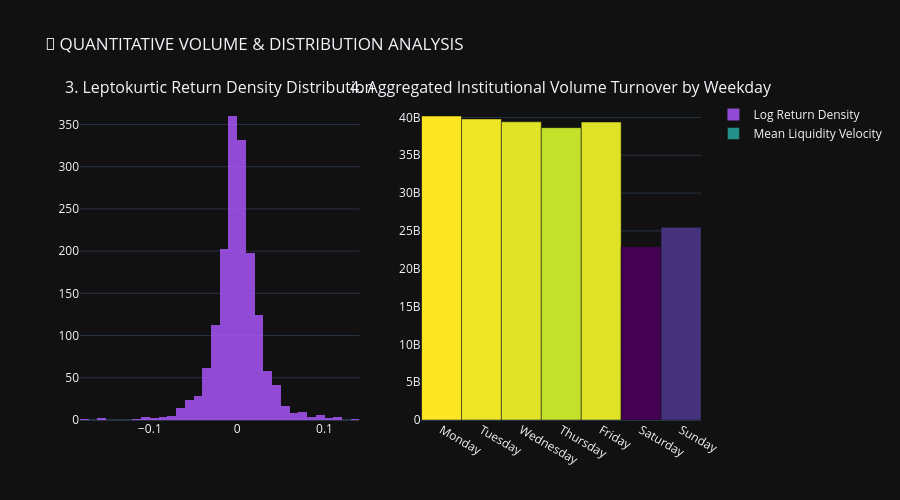

The code cell stored with this chart in its notebook:
### Markdown cell above
### **📊 Statistical Frequency Matrices**
#### **Statistical Frequency Matrices** are data tables that organize and summarize how often values or events occur in a dataset. They help identify patterns, distributions, and relationships between variables, making data analysis easier and supporting statistical calculations and decision-making. 📊

### Code cell
fig_dist = make_subplots(rows=1, cols=2, subplot_titles=('3. Leptokurtic Return Density Distribution', '4. Aggregated Institutional Volume Turnover by Weekday'))

fig_dist.add_trace(go.Histogram(x=crypto_df['Log_Return'], nbinsx=60, name='Log Return Density', marker_color='#a855f7', opacity=0.85), row=1, col=1)

weekday_volume = crypto_df.groupby(crypto_df.index.day_name())['Volume'].mean().reindex(['Monday', 'Tuesday', 'Wednesday', 'Thursday', 'Friday', 'Saturday', 'Sunday'])
fig_dist.add_trace(go.Bar(x=weekday_volume.index, y=weekday_volume.values, name='Mean Liquidity Velocity', marker=dict(color=weekday_volume.values, colorscale='Viridis')), row=1, col=2)

fig_dist.update_layout(height=500, template='plotly_dark', title_text="🔬 QUANTITATIVE VOLUME & DISTRIBUTION ANALYSIS")
fig_dist.show()

### Figure 1 — Plotly figure (JSON) as saved in the notebook; plotly's stock layout.template omitted (floating-point values rounded to 4 significant figures; data arrays with more than 128 entries replaced by an {"elided": "..."} marker saying what was removed)
{"data": [{"marker": {"color": "#a855f7"}, "name": "Log Return Density", "nbinsx": 60, "opacity": 0.85, "type": "histogram", "x": {"elided": "1626 float values"}, "xaxis": "x", "yaxis": "y"}, {"marker": {"color": [40190000000.0, 39800000000.0, 39420000000.0, 38650000000.0, 39390000000.0, 22900000000.0, 25470000000.0], "colorscale": [[0, "#440154"], [0.1111, "#482878"], [0.2222, "#3e4989"], [0.3333, "#31688e"], [0.4444, "#26828e"], [0.5556, "#1f9e89"], [0.6667, "#35b779"], [0.7778, "#6ece58"], [0.8889, "#b5de2b"], [1, "#fde725"]]}, "name": "Mean Liquidity Velocity", "type": "bar", "x": ["Monday", "Tuesday", "Wednesday", "Thursday", "Friday", "Saturday", "Sunday"], "xaxis": "x2", "y": [40190000000.0, 39800000000.0, 39420000000.0, 38650000000.0, 39390000000.0, 22900000000.0, 25470000000.0], "yaxis": "y2"}], "layout": {"annotations": [{"font": {"size": 16}, "showarrow": false, "text": "3. Leptokurtic Return Density Distribution", "x": 0.225, "xanchor": "center", "xref": "paper", "y": 1, "yanchor": "bottom", "yref": "paper"}, {"font": {"size": 16}, "showarrow": false, "text": "4. Aggregated Institutional Volume Turnover by Weekday", "x": 0.775, "xanchor": "center", "xref": "paper", "y": 1, "yanchor": "bottom", "yref": "paper"}], "height": 500, "title": {"text": "🔬 QUANTITATIVE VOLUME & DISTRIBUTION ANALYSIS"}, "xaxis": {"anchor": "y", "domain": [0, 0.45]}, "xaxis2": {"anchor": "y2", "domain": [0.55, 1]}, "yaxis": {"anchor": "x", "domain": [0, 1]}, "yaxis2": {"anchor": "x2", "domain": [0, 1]}}}
